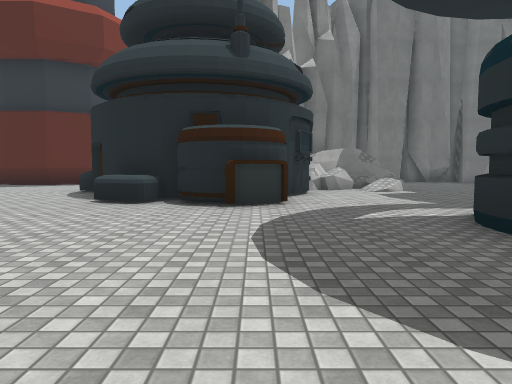
View 1 (above)

24 first-person views from a walk through a scene from a Unity 3-D project. The camera is 1.3 m above the floor, tilts 4° down and sees 70° across. The floor is counted in squares, 2 m on a side. Each view is taken from the middle of a square. On the plan, view 1 faces up. The plan holds only what a view shows up to about 11 squares ahead; the rest is blank. The place goes on beyond the plan. The player character is not drawn. Some surface patterns are stand-ins.

View 2
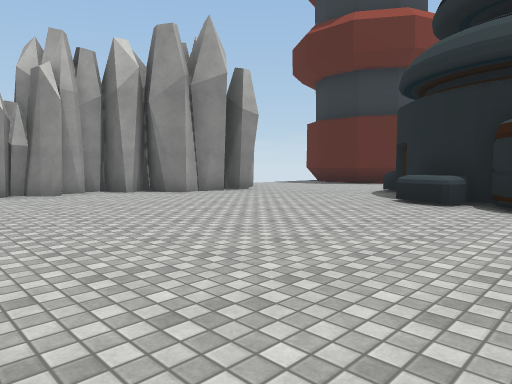

View 3
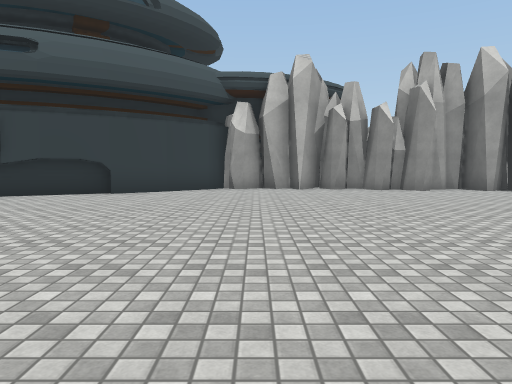

View 4
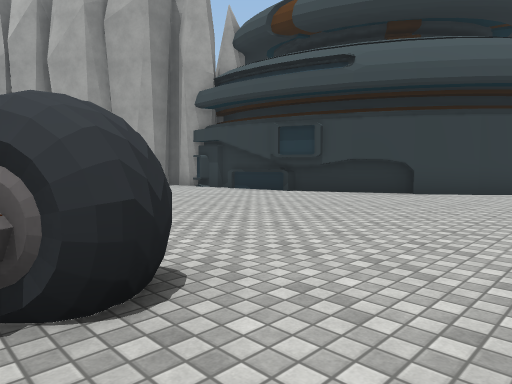

View 5
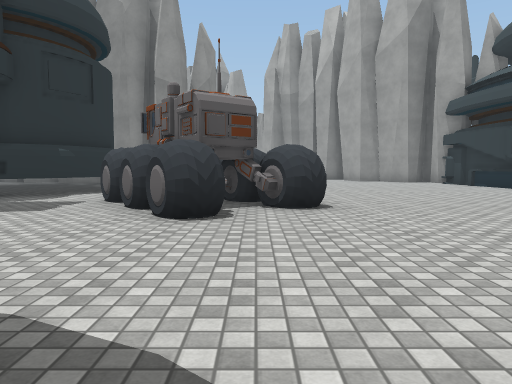

View 6
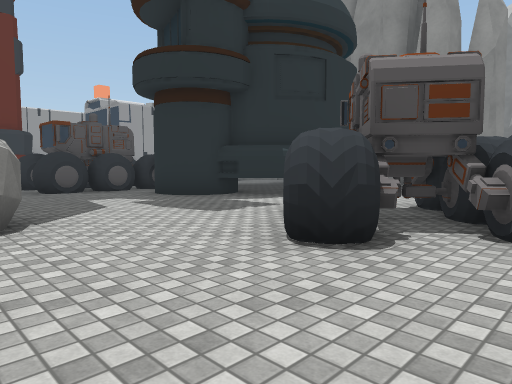

View 7
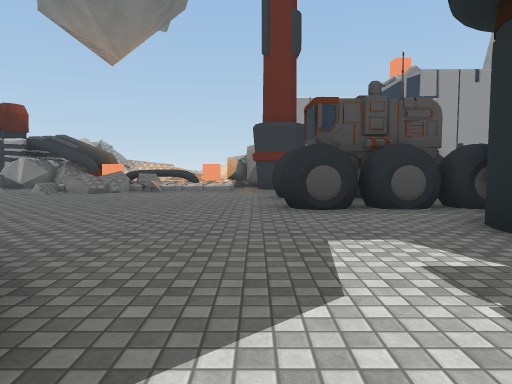

View 8
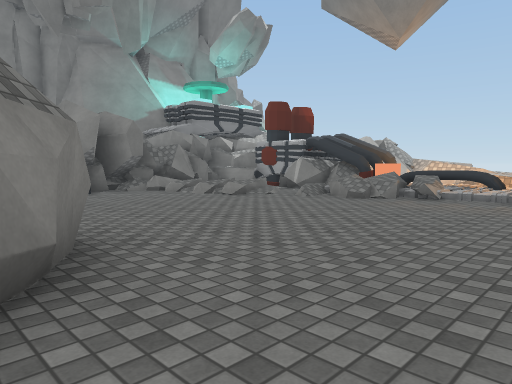

View 9
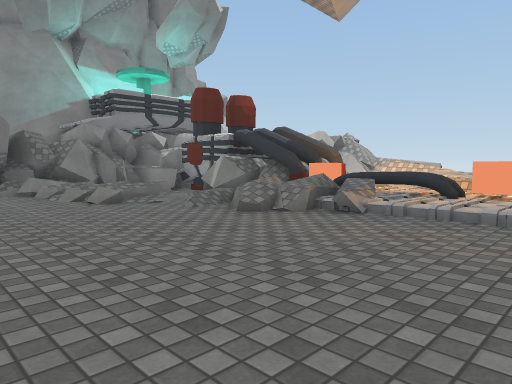

View 10
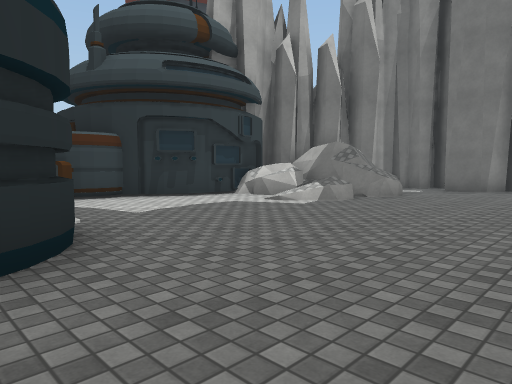

View 11
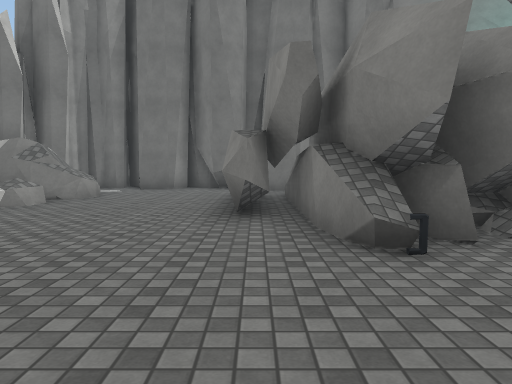

View 12
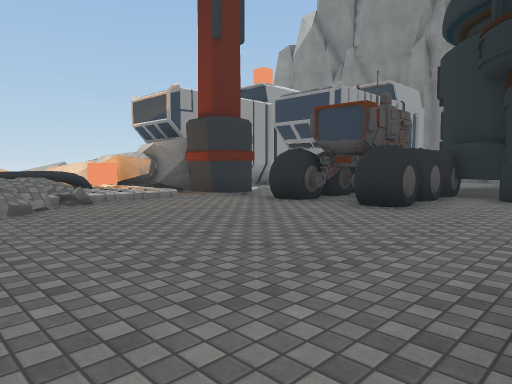

View 13
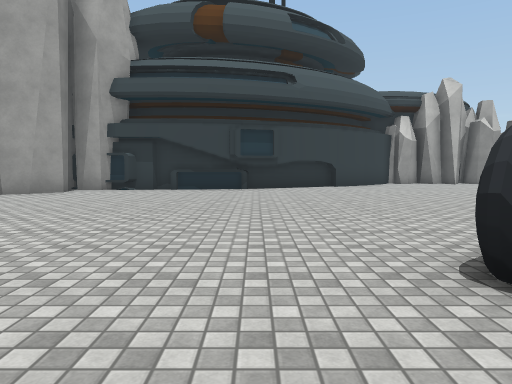

View 14
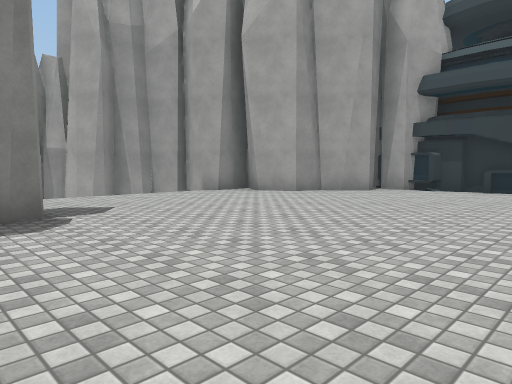

View 15
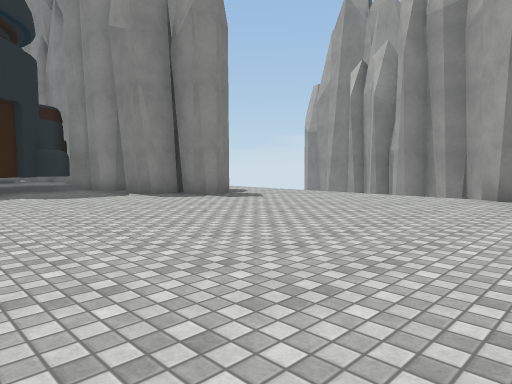

View 16
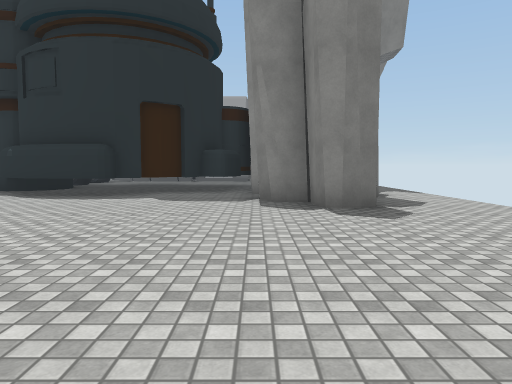

View 17
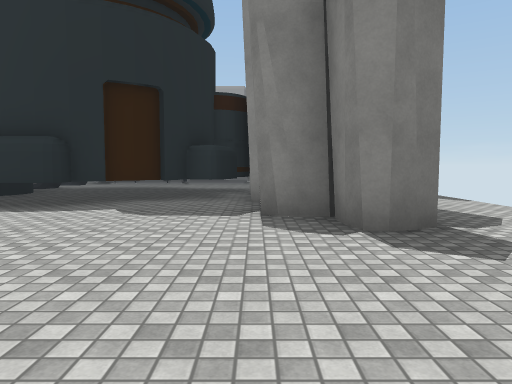

View 18
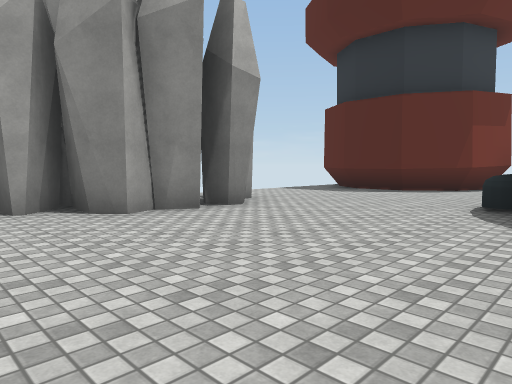

View 19
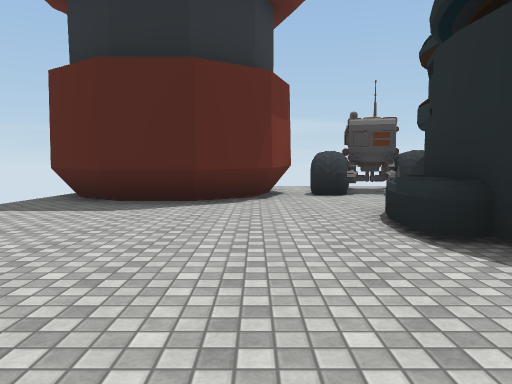

View 20
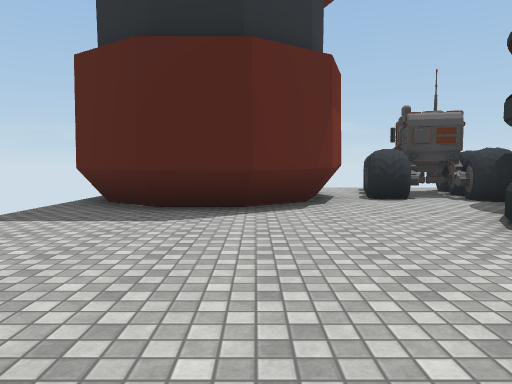

View 21
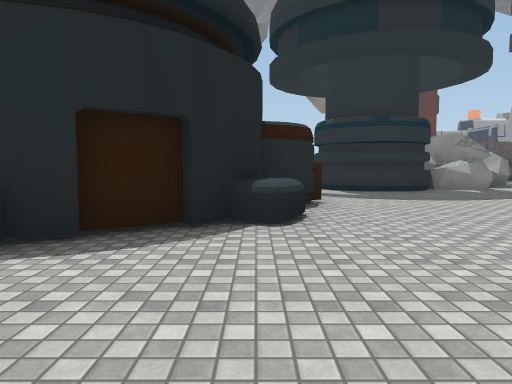

View 22
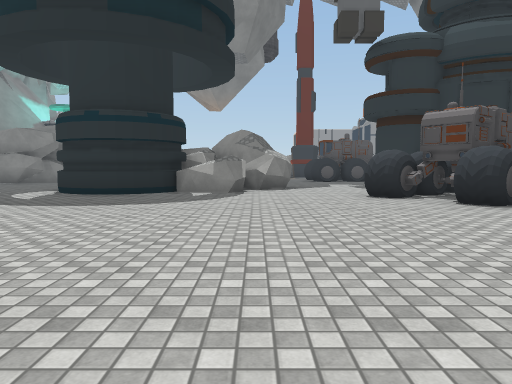

View 23
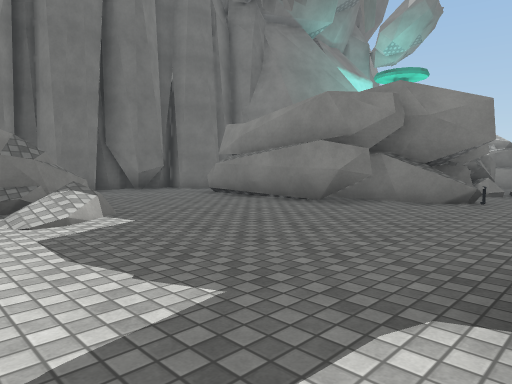

View 24
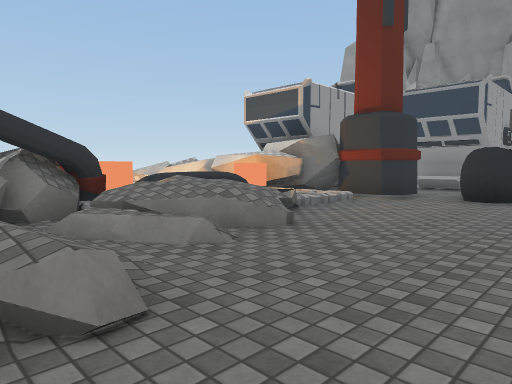

### Floor plan
Key: @ floor where view 1 was taken; # wall or solid block; . main floor; : floor 0.25 m higher than the main floor; + floor 0.75 m higher than the main floor; / step, stairs or slope; = window, fence, low wall or low ledge; ^ raised ledge; B building; C cube; R rock; O other object.
Columns run from 10 left of view 1 to 18 right of it. Each row starts with its distance up from view 1.
 18      ..
 17      .###
 16      .###     ###
 15     #.###    #######
 14 ##  #.###     .....#
 13 .####...B    #.....#
 12 .......B   ###^...##
 11 ......B    #=//...##
 10 ......B    #=/#...##
  9  .....##  ##......##
  8  #.....## #B......########
  7  ##....B###........O.###=#
  6   #......#B...........###OOO
  5 ###..........B#B......#=## O
  4 ##...........###......//###^#
  3 #............# # ......:+CCO
  2 ##...........### ......=/OC
  1 #............#####....../OO
  0 #.........@...###......./OC R
 -1 #..............#......../#C##
 -2 #.......................#####
 -3 #...........#.......OOO###
 -4 ##........####......OOO
 -5  ##........####..BB.OOO
 -6   #.........#...BBBBBO #
 -7   ##...........BBBBBB  #
 -8    #...........BB   BB
 -9    #...........BB
-10    #............BBB
-11    #.............BBB
-12    ##...........###
-13    ###.......####
-14      ##......#.#
-15       ##..........
-16       ##..........
-17        ##

Positions as (right, up) in squares from view 1, and headings:
1: (0, 0), facing up
2: (0, 0), facing up-left
3: (1, -2), facing left
4: (1, -2), facing down-left
5: (1, 2), facing down
6: (0, 0), facing down-right
7: (4, -2), facing right
8: (6, -2), facing up-right
9: (9, -2), facing up-right
10: (8, 4), facing up-left
11: (8, 4), facing up
12: (7, 3), facing down-right
13: (4, -8), facing left
14: (4, -8), facing down-left
15: (-4, -8), facing down-right
16: (-3, -12), facing right
17: (-1, -12), facing right
18: (-3, 3), facing up-left
19: (-6, 6), facing up
20: (-7, 7), facing up
21: (-7, 7), facing right
22: (-6, 0), facing right
23: (2, 5), facing up-right
24: (10, 5), facing down-right
